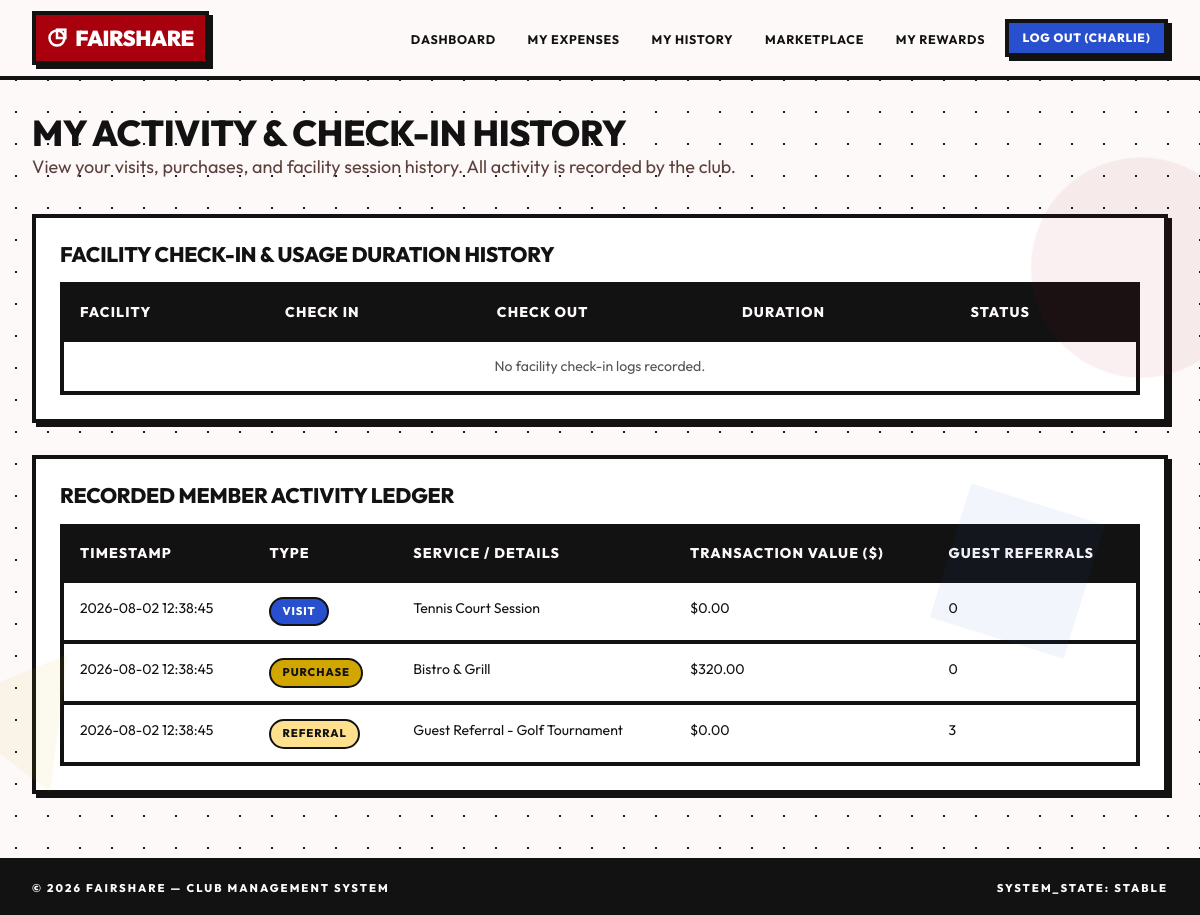
Before: /member/activity (signed in) with the older database file.
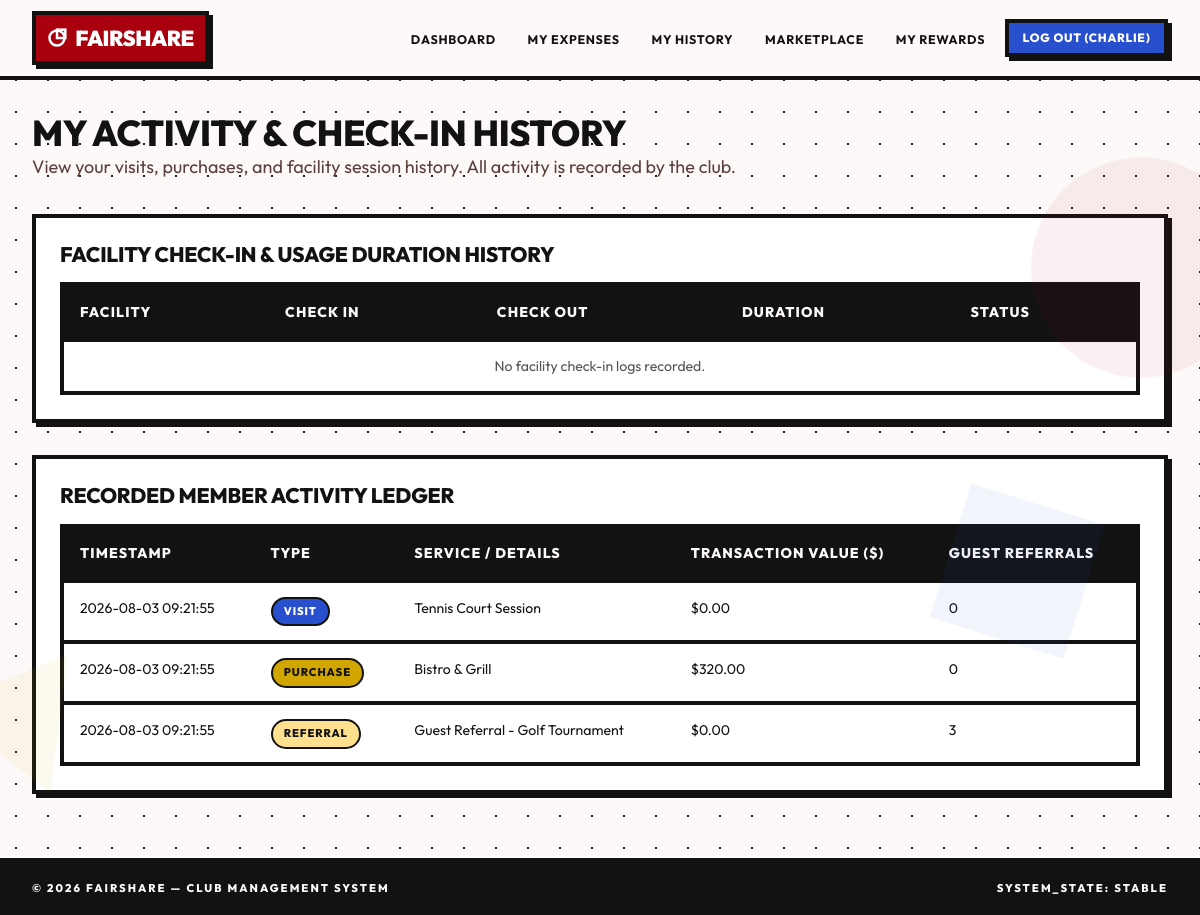
After: the same page with the newer database file.
### tables this page shows
CREATE TABLE activities (
            id INTEGER PRIMARY KEY AUTOINCREMENT,
            member_id INTEGER NOT NULL,
            activity_type TEXT NOT NULL CHECK(activity_type IN ('visit', 'purchase', 'referral', 'facility')),
            service_name TEXT NOT NULL,
            transaction_value REAL DEFAULT 0.0,
            guest_count INTEGER DEFAULT 0,
            created_at TIMESTAMP DEFAULT CURRENT_TIMESTAMP,
            FOREIGN KEY (member_id) REFERENCES members (id) ON DELETE CASCADE
        );

### main.py (the view)
@app.route('/member/activity')
@login_required
def member_activity():
    conn = get_db()
    cursor = conn.cursor()
    cursor.execute("SELECT id FROM members WHERE user_id = ?", (session['user_id'],))
    member = cursor.fetchone()
    cursor.execute('''
        SELECT * FROM activities WHERE member_id = ? ORDER BY created_at DESC
    ''', (member['id'],))
    activities = cursor.fetchall()
    cursor.execute('''
        SELECT * FROM facility_checkins WHERE member_id = ? AND guest_id IS NULL ORDER BY check_in_time DESC
    ''', (member['id'],))
    checkins = cursor.fetchall()
    conn.close()
    return render_template('member/activity.html', activities=activities, checkins=checkins)

### database.py (called while the page is built)
def get_db():
    db_path = Config.DATABASE
    os.makedirs(os.path.dirname(db_path), exist_ok=True)
    conn = sqlite3.connect(db_path)
    conn.row_factory = sqlite3.Row
    conn.execute("PRAGMA foreign_keys = ON;")
    return conn

### main.py (called while the page is built)
@app.after_request
def add_header(response):
    if app.debug:
        response.headers['Cache-Control'] = 'no-cache, no-store, must-revalidate'
    else:
        response.headers['Cache-Control'] = 'public, max-age=3600'
    return response

def login_required(f):
    @functools.wraps(f)
    def decorated_function(*args, **kwargs):
        if 'user_id' not in session:
            flash('Please log in to access this page.', 'warning')
            return redirect(url_for('login'))
        return f(*args, **kwargs)
    return decorated_function

### templates/member/activity.html (shortened to what this page needs)
{% extends "base.html" %}
{% block content %}
<div style="margin-bottom: 2rem;">
  <h1>My Activity & Check-In History</h1>
  <p style="color: var(--text-muted);">View your visits, purchases, and facility session history. All activity is recorded by the club.</p>
</div>
<div class="card" style="margin-bottom: 2rem;">
  <h3>Facility Check-In & Usage Duration History</h3>
  <div class="table-container" style="margin-top: 1rem;">
    <table class="table">
      <thead>
        <tr>
          <th>Facility</th>
          <th>Check In</th>
          <th>Check Out</th>
          <th>Duration</th>
          <th>Status</th>
        </tr>
      </thead>
      <tbody>
        {% for chk in checkins %}
          <tr>
            <td><strong>{{ chk.facility_name }}</strong></td>
            <td>{{ chk.check_in_time }}</td>
            <td>{{ chk.check_out_time or 'In Progress' }}</td>
            <td>
              {% if chk.duration_minutes > 0 %}
                <span class="badge badge-emerald">{{ chk.duration_minutes }} mins</span>
              {% else %}
                <span class="badge badge-amber">Active</span>
              {% endif %}
            </td>
            <td>{{ chk.status|capitalize }}</td>
          </tr>
        {% else %}
          <tr><td colspan="5" style="text-align:center; color: var(--text-dim);">No facility check-in logs recorded.</td></tr>
        {% endfor %}
      </tbody>
    </table>
  </div>
</div>
<div class="card">
  <h3>Recorded Member Activity Ledger</h3>
  <div class="table-container" style="margin-top: 1rem;">
    <table class="table">
      <thead>
        <tr>
          <th>Timestamp</th>
          <th>Type</th>
          <th>Service / Details</th>
          <th>Transaction Value ($)</th>
          <th>Guest Referrals</th>
        </tr>
      </thead>
      <tbody>
        {% for act in activities %}
          <tr>
            <td>{{ act.created_at }}</td>
            <td>
              {% if act.activity_type == 'visit' %}
                <span class="badge badge-blue">Visit</span>
              {% elif act.activity_type == 'purchase' %}
                <span class="badge badge-emerald">Purchase</span>
              {% elif act.activity_type == 'referral' %}
                <span class="badge badge-amber">Referral</span>
              {% else %}
                <span class="badge badge-purple">Facility</span>
              {% endif %}
            </td>
            <td>{{ act.service_name }}</td>
            <td>${{ "%.2f"|format(act.transaction_value) }}</td>
            <td>{{ act.guest_count }}</td>
          </tr>
        {% else %}
          <tr><td colspan="5" style="text-align:center; color: var(--text-dim);">No activities logged yet.</td></tr>
        {% endfor %}
      </tbody>
    </table>
  </div>
</div>
{% endblock %}

Changed rows visible on the page:
changed activities "Tennis Court Session": created_at "2026-08-02 12:38:45" → "2026-08-03 09:21:55"
changed activities "Bistro & Grill": created_at "2026-08-02 12:38:45" → "2026-08-03 09:21:55"
changed activities "Guest Referral - Golf Tournament": created_at "2026-08-02 12:38:45" → "2026-08-03 09:21:55"
